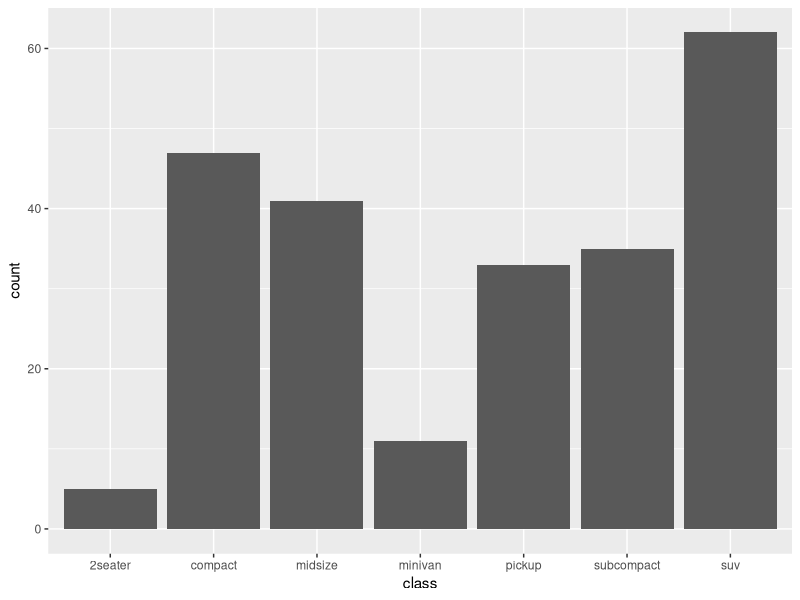
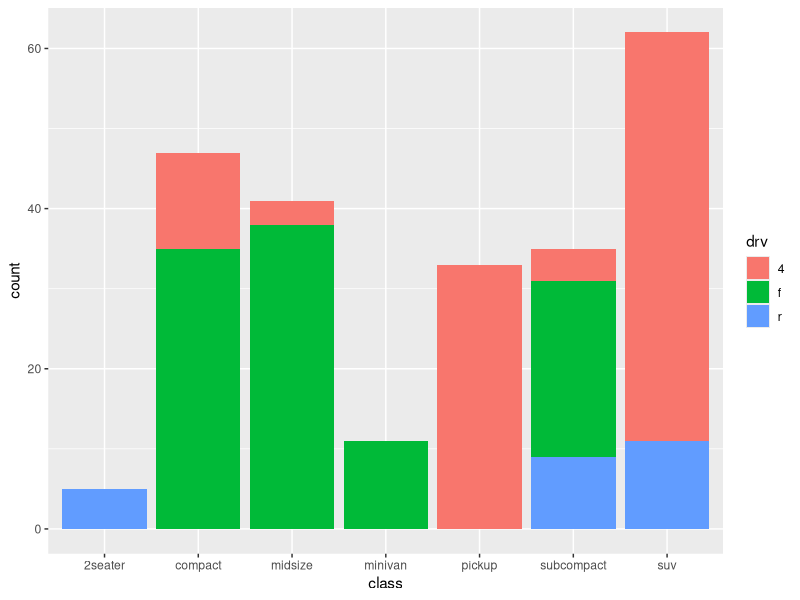
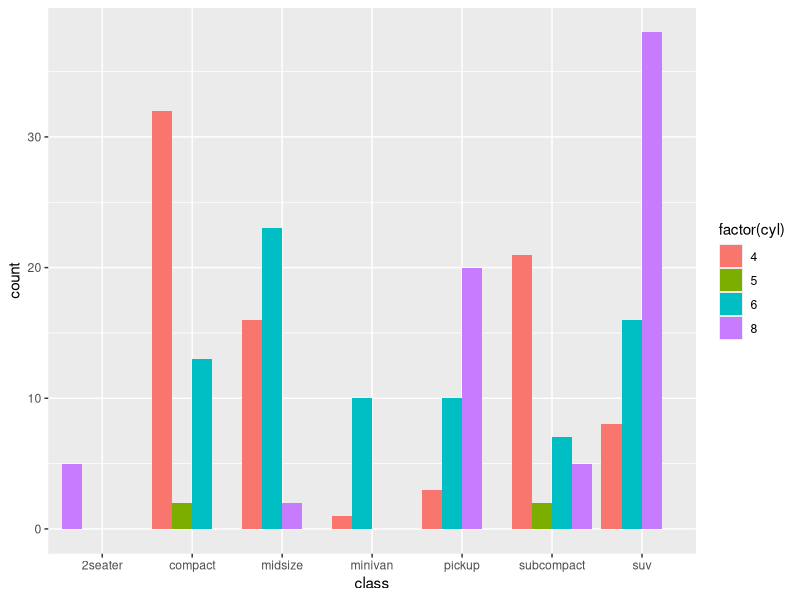
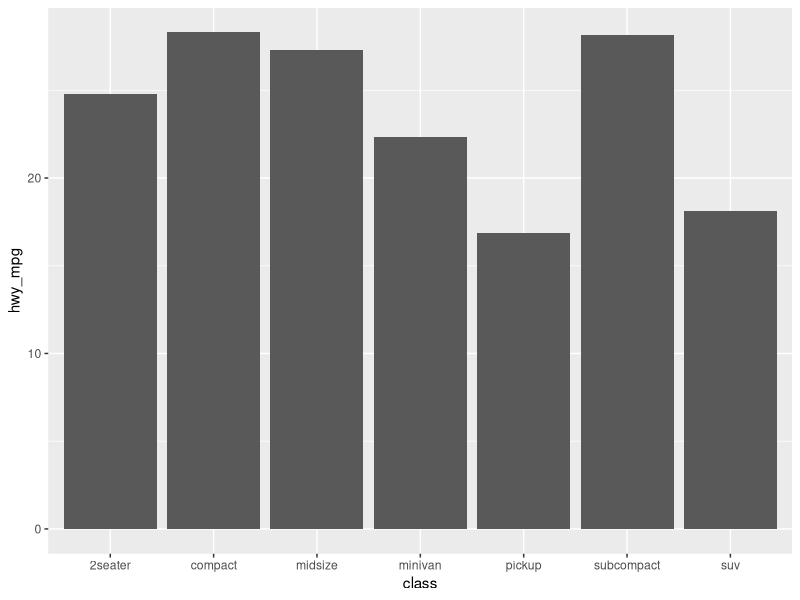
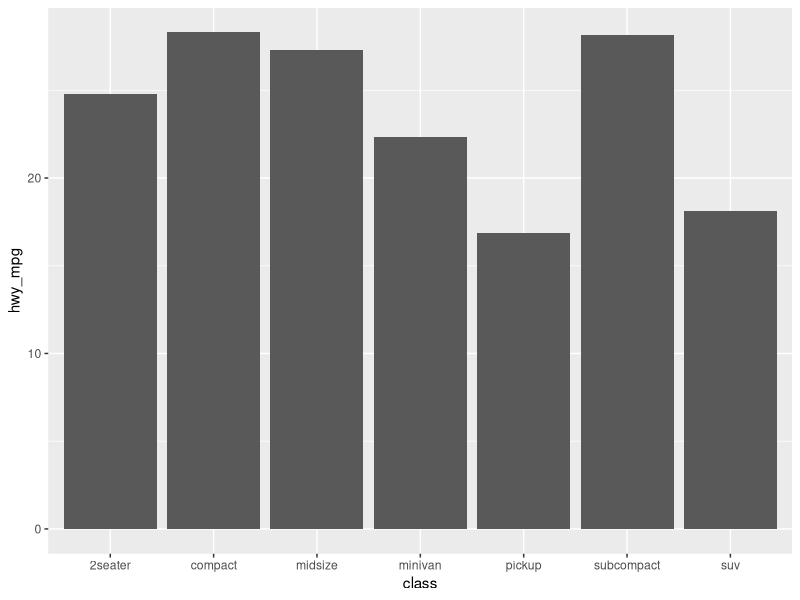
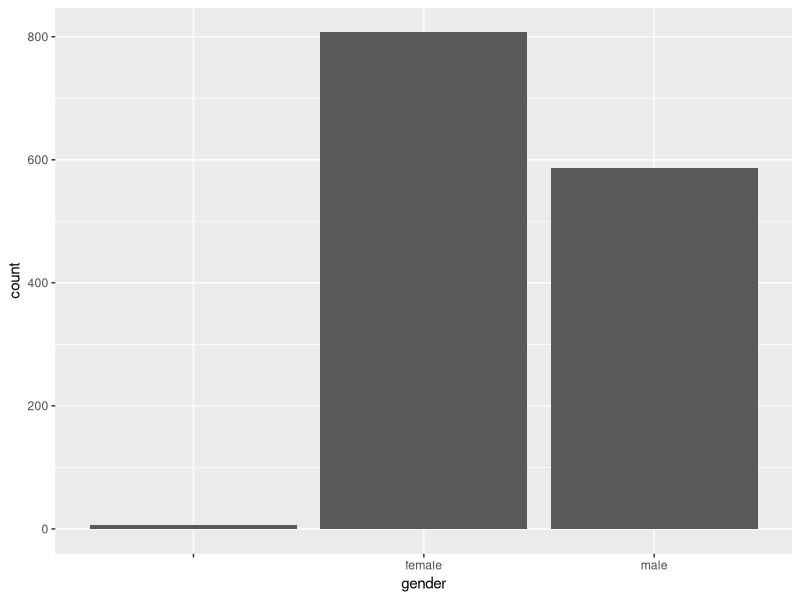
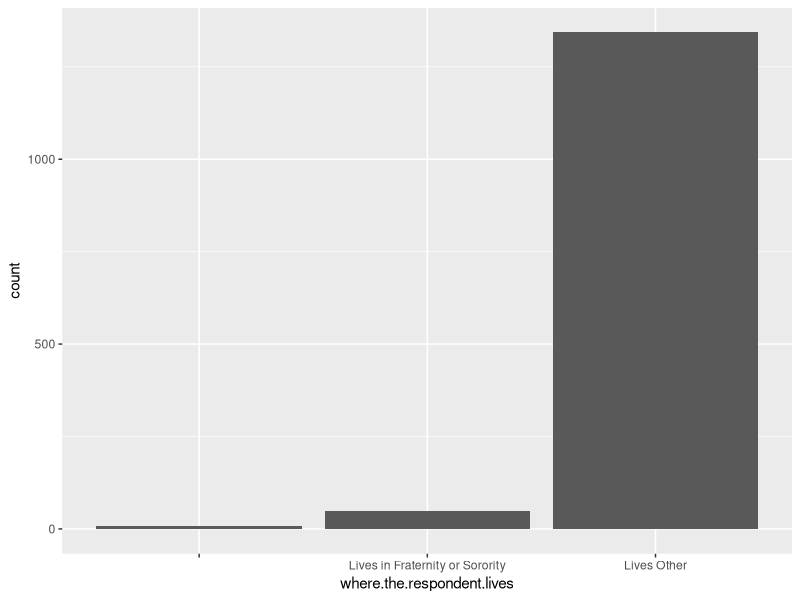
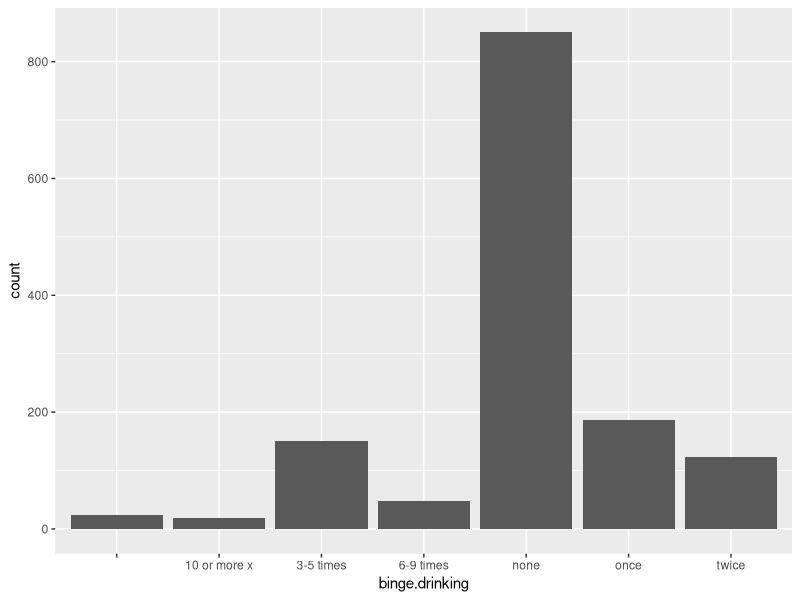

The R source for these figures, in order:
##  https://www.r-bloggers.com/detailed-guide-to-the-bar-chart-in-r-with-ggplot/

library(tidyverse)
library(reshape)

ggplot(mpg) +
  geom_bar(aes(x = class))

#telling ggplot to map the data in the drv column to the fill aesthetic.
ggplot(mpg) +
  geom_bar(aes(x = class, fill = drv))

# Note we convert the cyl variable to a factor here in order to fill by cylinder
ggplot(mpg) + 
  geom_bar(aes(x = class, fill = factor(cyl)), position = position_dodge(preserve = 'single'))

# Use dplyr to calculate the average hwy_mpg by class
by_hwy_mpg <- mpg %>% group_by(class) %>% summarise(hwy_mpg = mean(hwy))

#Before, we did not specify a y-axis variable and instead let ggplot automatically 
#populate the y-axis with a count of our data. 
#Now, we’re explicityly telling ggplot to use hwy_mpg (computed just above) 
#as our y-axis variable.
#If you don’t specify stat = 'identity', then under the hood, ggplot is automatically passing 
#a default value of stat = 'count', which graphs the counts by group. 
#A y-variable is not compatible with this, so you get the error message.

ggplot(by_hwy_mpg) + 
  geom_bar(aes(x = class, y = hwy_mpg), stat = 'identity')

# Use dplyr to calculate the average hwy_mpg by class
by_hwy_mpg <- mpg %>% group_by(class) %>% summarise(hwy_mpg = mean(hwy))

#geom_col is the same as geom_bar with stat = 'identity'
ggplot(by_hwy_mpg) + 
  geom_col(aes(x = class, y = hwy_mpg))

####

lab=read.csv("Greek_Residence.csv")


ggplot(lab) +
  geom_bar(aes(x = gender))

ggplot(lab) +
  geom_bar(aes(x = where.the.respondent.lives))

ggplot(lab) +
  geom_bar(aes(x = binge.drinking))

ggplot(lab) +
  geom_bar(aes(x = has.a.drinking.problem))

ggplot(lab) +
  geom_bar(aes(x = has.a.drinking.problem), color='black', fill='salmon')

########### THE ONES TO USE #############
#telling ggplot to map the data in the binge column to the fill aesthetic (where someone lives)

####STACKED

ggplot(lab) +
  geom_bar(aes(x = binge.drinking, fill=where.the.respondent.lives))

###SIDE_BY_SIDE
ggplot(lab) + 
  geom_bar(aes(x=binge.drinking, fill=where.the.respondent.lives), position=position_dodge(preserve = 'single'))




GreekLiving <- lab[(lab$where.the.respondent.lives != "Lives Other" &
                    lab$where.the.respondent.lives != "" & 
                    !is.na(lab$where.the.respondent.lives)), ]


NOT.GreekLiving <- lab[(lab$where.the.respondent.lives == "Lives Other" &
                      lab$where.the.respondent.lives != "" & 
                      !is.na(lab$where.the.respondent.lives)), ] 

ggplot(GreekLiving) + 
  geom_bar(aes(x=binge.drinking), position=position_dodge(preserve = 'single'))


ggplot(NOT.GreekLiving) + 
  geom_bar(aes(x=binge.drinking), position=position_dodge(preserve = 'single'))


lab.crosstab.greek.binges = table(GreekLiving$where.the.respondent.lives, GreekLiving$binge.drinking)

lab.crosstab.NOTgreek.binges = table(NOT.GreekLiving$where.the.respondent.lives, NOT.GreekLiving$binge.drinking)


#The dimension for this table are
# 1 = greek house residency (Y/N)
# 2 = drinking binges
lab.crosstab.greek.binges

lab.crosstab.NOTgreek.binges


# ask for totals by dimension 1, which is greek house residency;  
#Should add up to 1400 since nothing is being exluded
margin.table(lab.crosstab.NOTgreek.binges, 1)

#ask for totals by dimension2, whichis binges
#Should add up to 1400 since nothing is being exluded
margin.table(lab.crosstab.NOTgreek.binges, 2)

#Compute the PROPORTION(percentage) for every cell in the lab.crosstab.greek.binges
#In this case, the percentages in all the cells in the entire table will be rounded to 2 decimal places
#and if you add up all the values in all the cells, you'll get 100%
round(prop.table(lab.crosstab.NOTgreek.binges), 2)


# testingdf = as.data.frame(round(prop.table(lab.crosstab.greek.binges, margin=1), digits=2))
# 
# 
# round(prop.table(lab.crosstab.greek.binges, margin=1), digits=2)
# round(prop.table(lab.crosstab.greek.binges, margin=2), digits=2)












grp.by.binge <- lab %>% group_by(binge.drinking) %>% summarise(age_groups = mean(age.in.years))

ggplot(grp.by.binge) + 
  geom_bar(aes(x = binge.drinking, y = age_groups), stat = 'identity')


# grp_by_both <- lab %>% group_by(binge.drinking, where.the.respondent.lives ) %>% 
#   summarise(
#     n = n()  ,
#     percent = round(n/sum(n)*100, 2))

grp_by_binge_lives <- group_by(lab, binge.drinking, where.the.respondent.lives )
counts_by_lives <- summarize(grp_by_binge_lives, number_binges = n())

counts_by_lives <- counts_by_lives[-c(1, 2, 3, 6, 11, 14), ]

ggplot(counts_by_lives) + 
  geom_bar(aes(x=binge.drinking, y=number_binges), stat = 'identity')





ggplot(counts_by_lives) + 
  geom_bar(aes(x = binge.drinking), position = position_dodge(preserve = 'single'))

mm2<- melt(counts_by_lives, where.the.respondent.lives='group')

ggplot(data = mm2, aes(x = binge.drinking, y = value, fill = variable)) + 
  geom_col( )

#summarized_count_lives <- summarize(counts_by_lives, sum_binges = sum(number_binges))

ggplot(counts_by_lives) + 
  geom_bar(aes(x = binge.drinking, y = number_binges), stat = 'identity')
